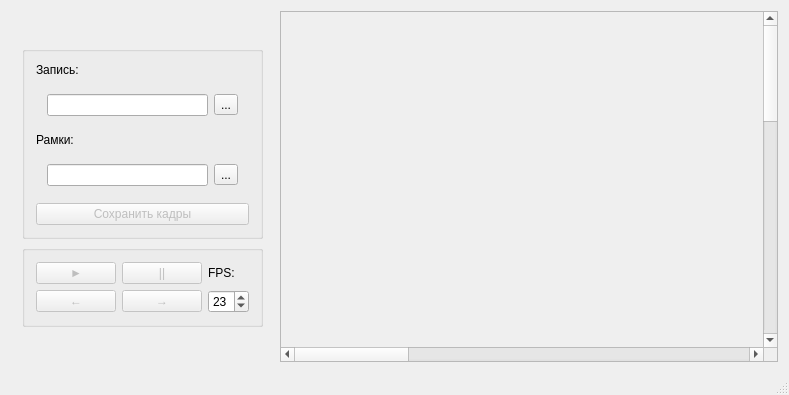
<?xml version="1.0" encoding="UTF-8"?>
<ui version="4.0">
 <class>MainWindow</class>
 <widget class="QMainWindow" name="MainWindow">
  <property name="geometry">
   <rect>
    <x>0</x>
    <y>0</y>
    <width>789</width>
    <height>395</height>
   </rect>
  </property>
  <property name="sizePolicy">
   <sizepolicy hsizetype="Expanding" vsizetype="Expanding">
    <horstretch>0</horstretch>
    <verstretch>0</verstretch>
   </sizepolicy>
  </property>
  <property name="minimumSize">
   <size>
    <width>0</width>
    <height>0</height>
   </size>
  </property>
  <property name="windowTitle">
   <string>MainWindow</string>
  </property>
  <widget class="QWidget" name="centralWidget">
   <layout class="QHBoxLayout" name="horizontalLayout">
    <item>
     <widget class="QWidget" name="widget" native="true">
      <property name="sizePolicy">
       <sizepolicy hsizetype="Fixed" vsizetype="Fixed">
        <horstretch>0</horstretch>
        <verstretch>0</verstretch>
       </sizepolicy>
      </property>
      <layout class="QVBoxLayout" name="verticalLayout">
       <item>
        <widget class="QGroupBox" name="pathSelectorGroupBox">
         <property name="minimumSize">
          <size>
           <width>0</width>
           <height>0</height>
          </size>
         </property>
         <property name="title">
          <string/>
         </property>
         <layout class="QVBoxLayout" name="verticalLayout_2">
          <item>
           <widget class="QLabel" name="recordPathSelectorLabel">
            <property name="text">
             <string>Запись:</string>
            </property>
           </widget>
          </item>
          <item>
           <widget class="QWidget" name="widget_2" native="true">
            <layout class="QHBoxLayout" name="horizontalLayout_2">
             <item>
              <widget class="QLineEdit" name="recordPathSelectorLineEdit"/>
             </item>
             <item>
              <widget class="QToolButton" name="recordPathSelectorToolButton">
               <property name="text">
                <string>...</string>
               </property>
              </widget>
             </item>
            </layout>
           </widget>
          </item>
          <item>
           <widget class="QLabel" name="areasPathSelectorLabel">
            <property name="text">
             <string>Рамки:</string>
            </property>
           </widget>
          </item>
          <item>
           <widget class="QWidget" name="widget_3" native="true">
            <layout class="QHBoxLayout" name="horizontalLayout_3">
             <item>
              <widget class="QLineEdit" name="areasPathSelectorLineEdit"/>
             </item>
             <item>
              <widget class="QToolButton" name="areasPathSelectorToolButton">
               <property name="text">
                <string>...</string>
               </property>
              </widget>
             </item>
            </layout>
           </widget>
          </item>
          <item>
           <widget class="QPushButton" name="saveButton">
            <property name="enabled">
             <bool>false</bool>
            </property>
            <property name="text">
             <string>Сохранить кадры</string>
            </property>
           </widget>
          </item>
         </layout>
        </widget>
       </item>
       <item>
        <widget class="QGroupBox" name="viewerControlGroupBox">
         <property name="minimumSize">
          <size>
           <width>0</width>
           <height>0</height>
          </size>
         </property>
         <property name="title">
          <string/>
         </property>
         <layout class="QGridLayout" name="gridLayout">
          <item row="1" column="0">
           <widget class="QPushButton" name="prevButton">
            <property name="enabled">
             <bool>false</bool>
            </property>
            <property name="text">
             <string>←</string>
            </property>
           </widget>
          </item>
          <item row="0" column="1">
           <widget class="QPushButton" name="pauseButton">
            <property name="enabled">
             <bool>false</bool>
            </property>
            <property name="text">
             <string>||</string>
            </property>
           </widget>
          </item>
          <item row="1" column="1">
           <widget class="QPushButton" name="nextButton">
            <property name="enabled">
             <bool>false</bool>
            </property>
            <property name="text">
             <string>→</string>
            </property>
           </widget>
          </item>
          <item row="1" column="2">
           <widget class="QSpinBox" name="fpsSpinBox">
            <property name="minimum">
             <number>1</number>
            </property>
            <property name="maximum">
             <number>60</number>
            </property>
            <property name="value">
             <number>23</number>
            </property>
           </widget>
          </item>
          <item row="0" column="0">
           <widget class="QPushButton" name="playButton">
            <property name="enabled">
             <bool>false</bool>
            </property>
            <property name="text">
             <string>►</string>
            </property>
           </widget>
          </item>
          <item row="0" column="2">
           <widget class="QLabel" name="fpsLabel">
            <property name="text">
             <string>FPS:</string>
            </property>
           </widget>
          </item>
         </layout>
        </widget>
       </item>
      </layout>
     </widget>
    </item>
    <item>
     <widget class="QScrollArea" name="scrollArea">
      <property name="sizePolicy">
       <sizepolicy hsizetype="Preferred" vsizetype="Preferred">
        <horstretch>0</horstretch>
        <verstretch>0</verstretch>
       </sizepolicy>
      </property>
      <property name="minimumSize">
       <size>
        <width>0</width>
        <height>0</height>
       </size>
      </property>
      <property name="verticalScrollBarPolicy">
       <enum>Qt::ScrollBarAlwaysOn</enum>
      </property>
      <property name="horizontalScrollBarPolicy">
       <enum>Qt::ScrollBarAlwaysOn</enum>
      </property>
      <property name="sizeAdjustPolicy">
       <enum>QAbstractScrollArea::AdjustToContents</enum>
      </property>
      <property name="widgetResizable">
       <bool>true</bool>
      </property>
      <widget class="QWidget" name="scrollAreaWidgetContents">
       <property name="geometry">
        <rect>
         <x>0</x>
         <y>0</y>
         <width>1920</width>
         <height>1080</height>
        </rect>
       </property>
       <property name="sizePolicy">
        <sizepolicy hsizetype="Preferred" vsizetype="Preferred">
         <horstretch>0</horstretch>
         <verstretch>0</verstretch>
        </sizepolicy>
       </property>
       <property name="minimumSize">
        <size>
         <width>1920</width>
         <height>1080</height>
        </size>
       </property>
       <property name="maximumSize">
        <size>
         <width>1922</width>
         <height>1080</height>
        </size>
       </property>
       <layout class="QGridLayout" name="gridLayout_2">
        <item row="0" column="0">
         <widget class="QLabel" name="videoLabel">
          <property name="sizePolicy">
           <sizepolicy hsizetype="Preferred" vsizetype="Preferred">
            <horstretch>0</horstretch>
            <verstretch>0</verstretch>
           </sizepolicy>
          </property>
          <property name="minimumSize">
           <size>
            <width>1920</width>
            <height>1080</height>
           </size>
          </property>
          <property name="maximumSize">
           <size>
            <width>1920</width>
            <height>1080</height>
           </size>
          </property>
          <property name="text">
           <string/>
          </property>
         </widget>
        </item>
       </layout>
      </widget>
     </widget>
    </item>
   </layout>
  </widget>
  <widget class="QMenuBar" name="menuBar">
   <property name="geometry">
    <rect>
     <x>0</x>
     <y>0</y>
     <width>789</width>
     <height>19</height>
    </rect>
   </property>
  </widget>
  <widget class="QStatusBar" name="statusBar"/>
  <action name="action">
   <property name="text">
    <string>Открыть запись</string>
   </property>
  </action>
 </widget>
 <layoutdefault spacing="6" margin="11"/>
 <resources/>
 <connections/>
</ui>
